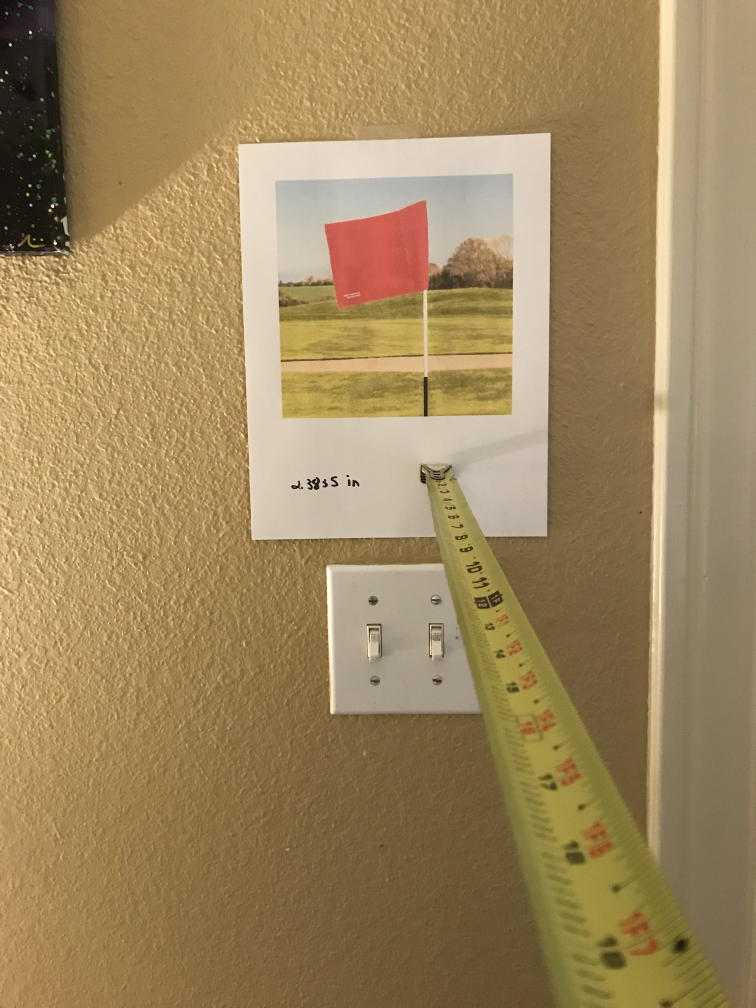
#> input picture 2FT_FLAG_2.jpg, 3024 x 4032 px (shown at 1/4 size)
$ python color_detect.py
#> lines starting #> are read from the running program, lines starting #| are printed output that depends on the picture; after the words box and inside, x2 and y2 are one past the last pixel; in counts of white or black regions, pixels touching at a corner belong together
# import the necessary packages
import numpy as np
import argparse
import cv2

# TODO: Make it a stream from the robots camera
# image = cv2.imread("red_stuff.PNG")
image = cv2.imread("2FT_FLAG_2.jpg")
#> image is the input picture: shape (4032, 3024, 3); mean B, G, R 93.5, 134.6, 158.5
image = cv2.resize(image, (720, 960))  # Resize image
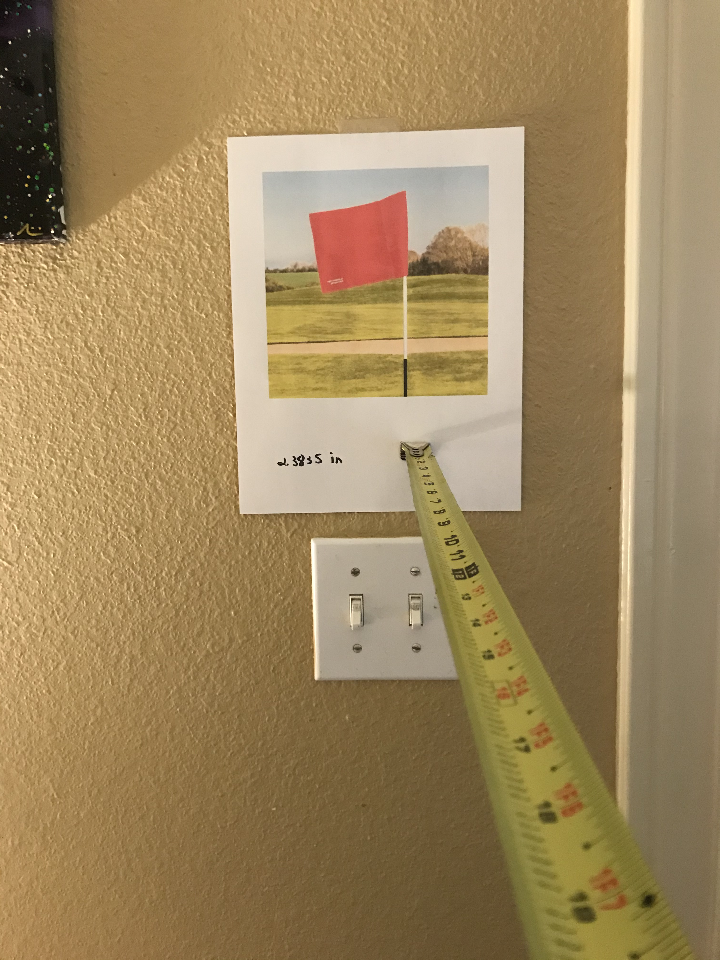
#> image: shape (960, 720, 3); mean B, G, R 93.4, 134.5, 158.5
cv2.imshow("imagesv", image)

# define the list of boundaries

img_hsv = cv2.cvtColor(image, cv2.COLOR_BGR2HSV)
#> img_hsv: shape (960, 720, 3); mean H, S, V 19.4, 108.3, 158.5

## Gen lower mask (0-5) and upper mask (175-180) of RED
mask1 = cv2.inRange(img_hsv, (0,50,20), (5,255,255))
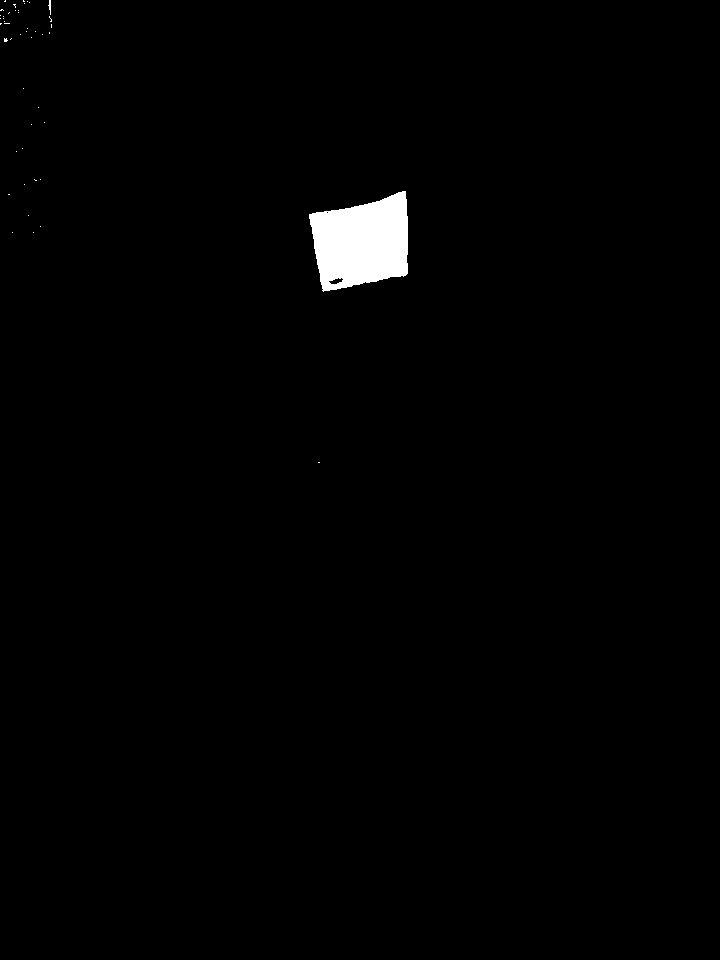
#> mask1: shape (960, 720); 1.1% white; 46 white regions (44 under 20 px), largest, box (x1, y1, x2, y2) and area: (309, 191, 408, 292) 7349, (48, 0, 51, 15) 26
mask2 = cv2.inRange(img_hsv, (175,50,20), (180,255,255))
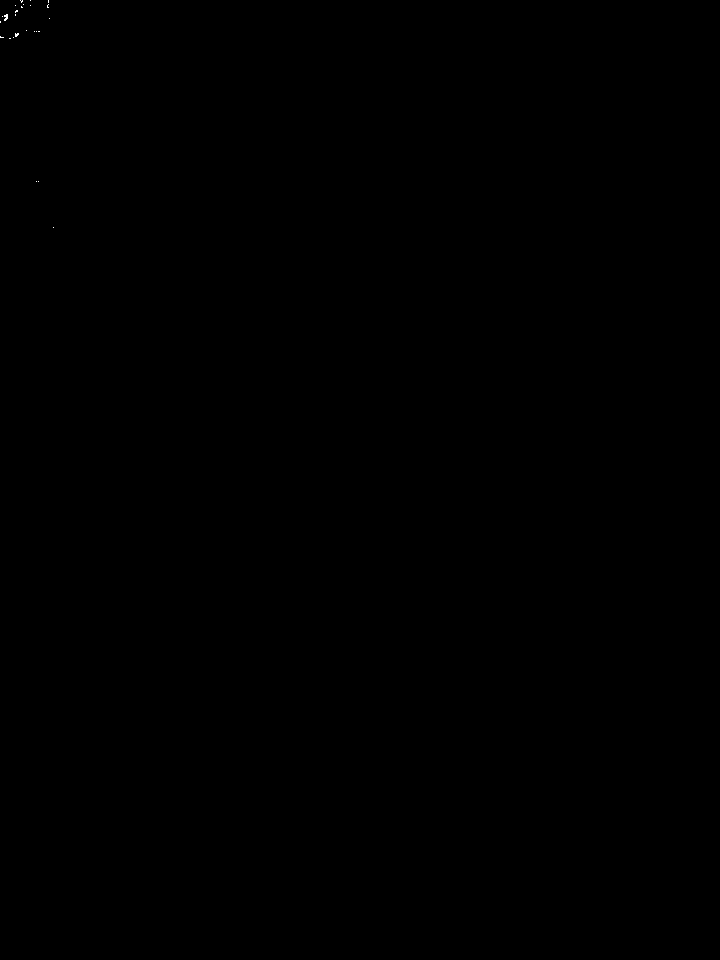
#> mask2: shape (960, 720); 0.01% white in thin lines or dots, all inside (x1, y1, x2, y2) = (0, 0, 54, 228)

## Merge the mask and crop the red regions
mask = cv2.bitwise_or(mask1, mask2 )
#> mask: shape (960, 720); 1.1% white; 50 white regions (47 under 20 px), largest, box (x1, y1, x2, y2) and area: (309, 191, 408, 292) 7349, (47, 0, 51, 15) 34, (2, 12, 10, 22) 26
croped = cv2.bitwise_and(image, image, mask=mask)

## Display
cv2.imshow("mask", mask)
cv2.imshow("croped", croped)
cv2.waitKey()

$ run again, with 5_yd_white.jpg copied over 2FT_FLAG_2.jpg
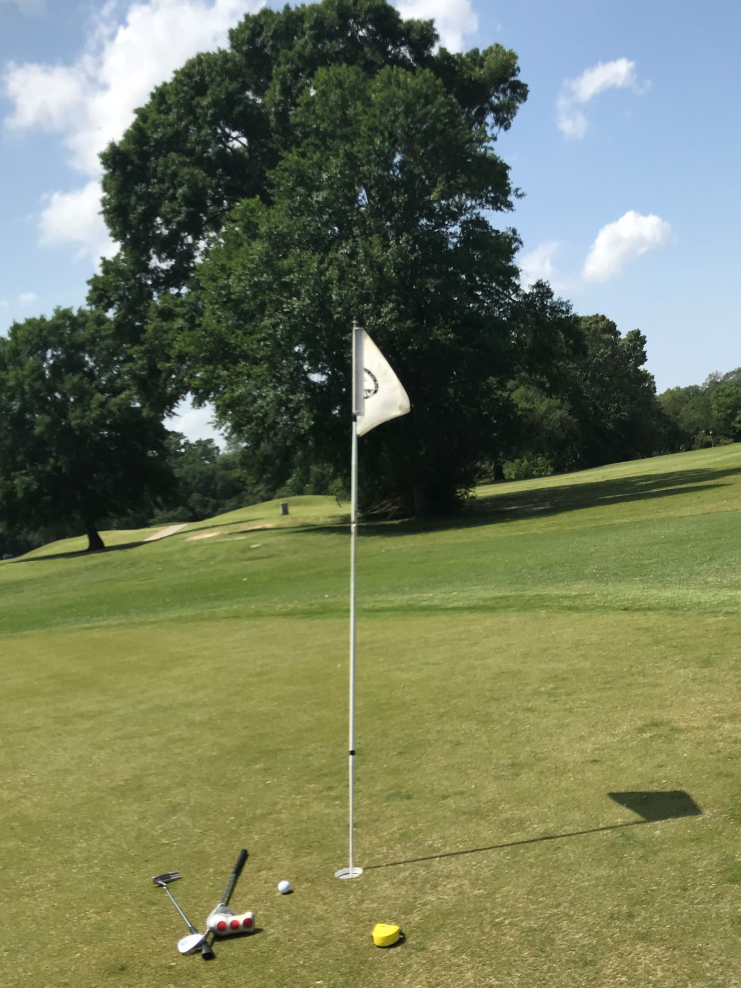
#> input picture 5_yd_white.jpg, 2222 x 2963 px (shown at 1/3 size)
#> image is the input picture: shape (2963, 2222, 3); mean B, G, R 93.3, 122.8, 114.8
#> `image = cv2.resize(image, (720, 960))`:
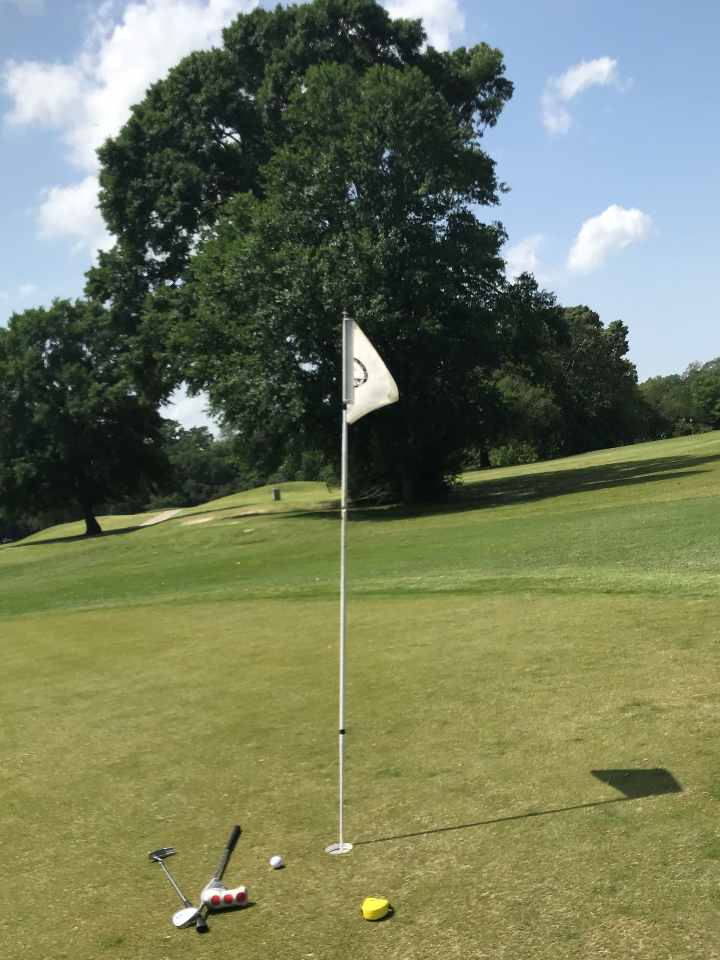
#> image: shape (960, 720, 3); mean B, G, R 93.2, 122.7, 114.7
#> img_hsv: shape (960, 720, 3); mean H, S, V 55.2, 91.2, 128.4
#> mask1: shape (960, 720); 0.01% white in thin lines or dots, all inside (x1, y1, x2, y2) = (211, 892, 245, 905)
#> mask2: shape (960, 720); 0.02% white; 4 white regions (1 under 20 px), largest, box (x1, y1, x2, y2) and area: (212, 895, 220, 904) 55, (224, 894, 232, 903) 49, (237, 892, 243, 898) 20
#> mask: shape (960, 720); 0.03% white; 3 white regions, box (x1, y1, x2, y2) and area: (211, 895, 221, 905) 78, (224, 894, 233, 904) 75, (236, 892, 245, 902) 71
